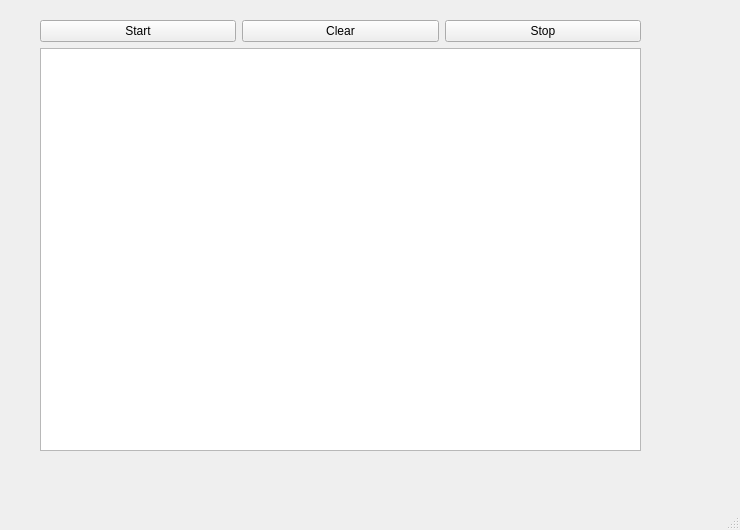
<?xml version="1.0" encoding="UTF-8"?>
<ui version="4.0">
 <class>MainWindow</class>
 <widget class="QMainWindow" name="MainWindow">
  <property name="geometry">
   <rect>
    <x>0</x>
    <y>0</y>
    <width>740</width>
    <height>530</height>
   </rect>
  </property>
  <property name="windowTitle">
   <string>MainWindow</string>
  </property>
  <widget class="QWidget" name="centralwidget">
   <widget class="QWidget" name="gridLayoutWidget">
    <property name="geometry">
     <rect>
      <x>40</x>
      <y>20</y>
      <width>601</width>
      <height>431</height>
     </rect>
    </property>
    <layout class="QGridLayout" name="gridLayout">
     <item row="0" column="2">
      <widget class="QPushButton" name="pushButton_2">
       <property name="text">
        <string>Stop</string>
       </property>
      </widget>
     </item>
     <item row="0" column="0">
      <widget class="QPushButton" name="Start">
       <property name="text">
        <string>Start</string>
       </property>
      </widget>
     </item>
     <item row="0" column="1">
      <widget class="QPushButton" name="pushButton">
       <property name="text">
        <string>Clear</string>
       </property>
      </widget>
     </item>
     <item row="1" column="0" colspan="3">
      <widget class="QTextBrowser" name="textBrowser"/>
     </item>
    </layout>
   </widget>
  </widget>
  <widget class="QMenuBar" name="menubar">
   <property name="geometry">
    <rect>
     <x>0</x>
     <y>0</y>
     <width>740</width>
     <height>23</height>
    </rect>
   </property>
  </widget>
  <widget class="QStatusBar" name="statusbar"/>
 </widget>
 <resources/>
 <connections>
  <connection>
   <sender>pushButton</sender>
   <signal>clicked()</signal>
   <receiver>textBrowser</receiver>
   <slot>clear()</slot>
   <hints>
    <hint type="sourcelabel">
     <x>350</x>
     <y>55</y>
    </hint>
    <hint type="destinationlabel">
     <x>336</x>
     <y>108</y>
    </hint>
   </hints>
  </connection>
 </connections>
</ui>
